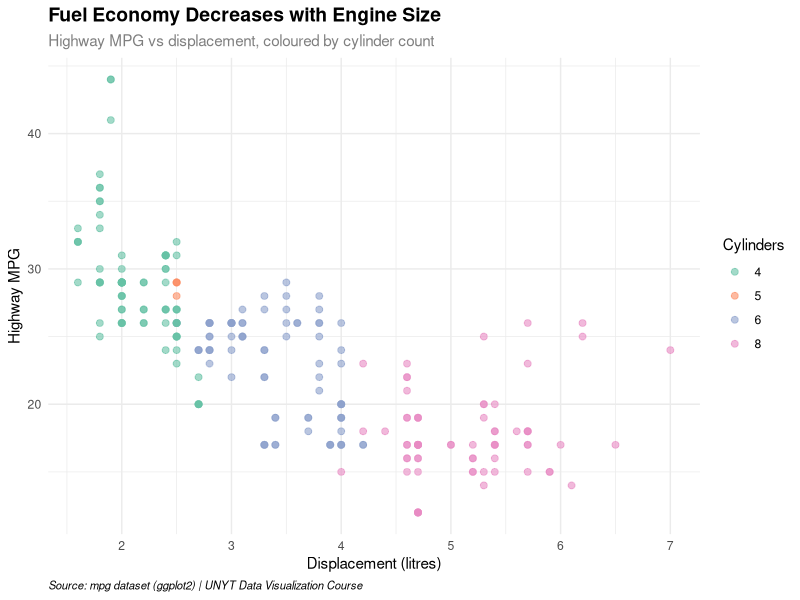
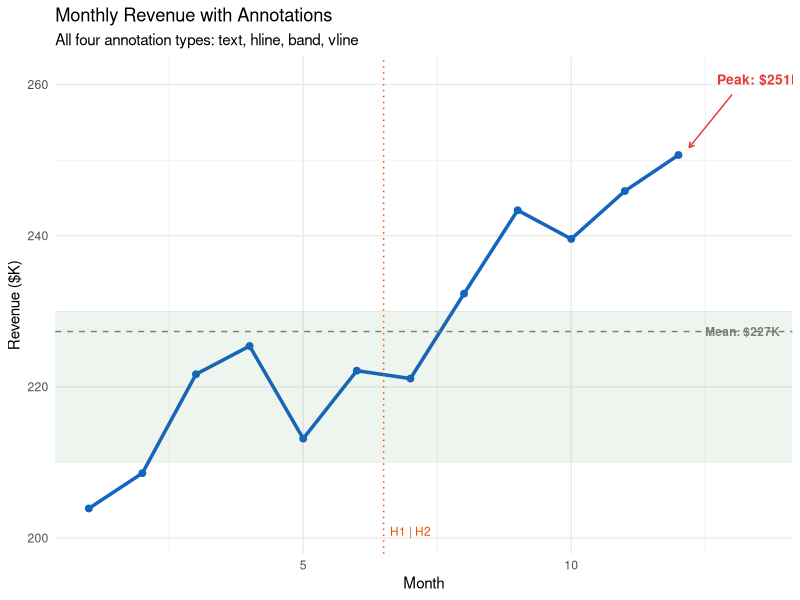
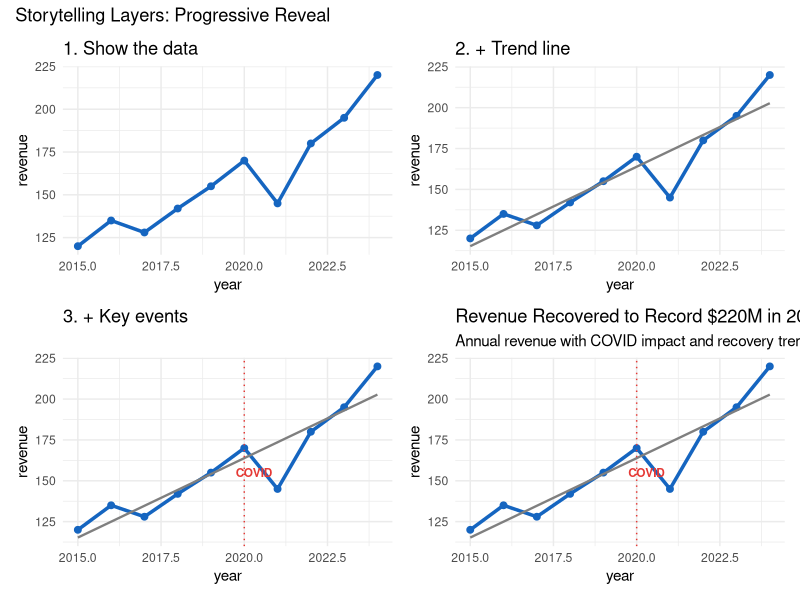
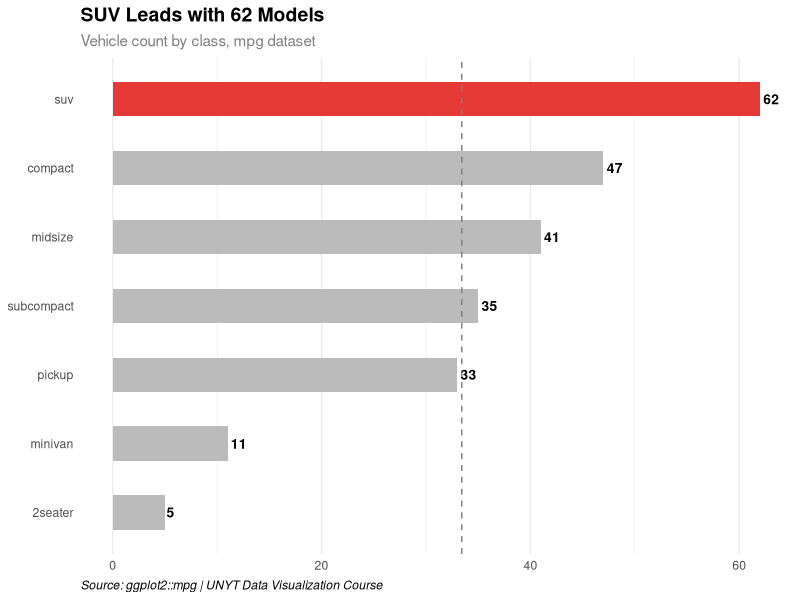
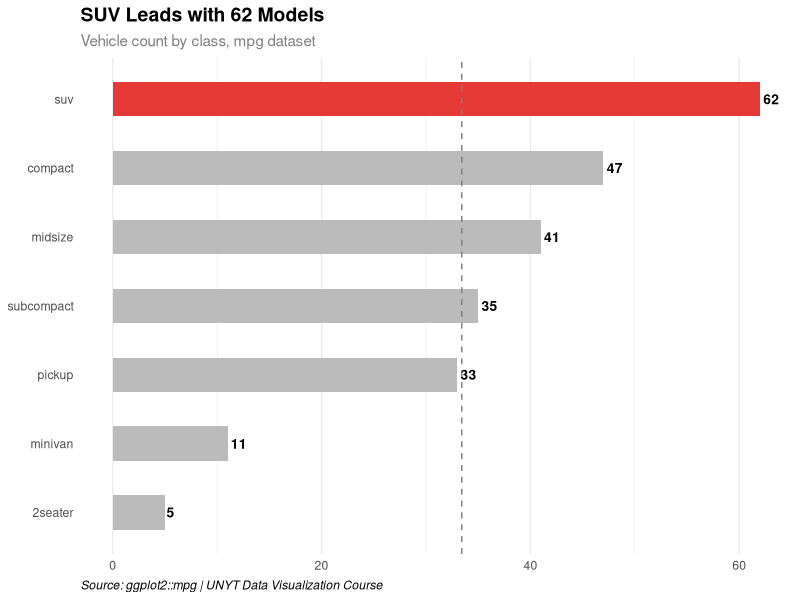

These figures' R source, in order:
# ============================================================
# Workshop 2 — Module 8: labs(), Annotations & Storytelling
# R Demonstration Script — UNYT Tirana
# ============================================================
library(tidyverse)
library(patchwork)
dir.create("output", showWarnings = FALSE)

# ── 1. LABS() — full label set ────────────────────────────
p_labs <- ggplot(mpg, aes(x = displ, y = hwy, color = factor(cyl))) +
  geom_point(alpha = 0.6, size = 2) +
  labs(
    title = "Fuel Economy Decreases with Engine Size",
    subtitle = "Highway MPG vs displacement, coloured by cylinder count",
    caption = "Source: mpg dataset (ggplot2) | UNYT Data Visualization Course",
    x = "Displacement (litres)",
    y = "Highway MPG",
    color = "Cylinders"
  ) +
  scale_color_brewer(palette = "Set2") +
  theme_minimal(base_size = 11) +
  theme(
    plot.title = element_text(face = "bold", size = 14),
    plot.subtitle = element_text(color = "grey50"),
    plot.caption = element_text(face = "italic", hjust = 0, size = 8)
  )
ggsave("output/labs_full.png", p_labs, width = 7, height = 5, dpi = 300)

# ── 2. ANNOTATION TYPES ──────────────────────────────────
set.seed(33)
ts <- tibble(month = 1:12, revenue = cumsum(rnorm(12, 5, 8)) + 200)
mean_rev <- mean(ts$revenue)
peak <- ts |> slice_max(revenue, n = 1)

p_annotated <- ggplot(ts, aes(x = month, y = revenue)) +
  geom_line(color = "#1565C0", linewidth = 1.2) +
  geom_point(color = "#1565C0", size = 2) +
  # Reference line (mean)
  geom_hline(yintercept = mean_rev, linetype = "dashed", color = "grey50") +
  annotate("text", x = 12.5, y = mean_rev, label = paste0("Mean: $", round(mean_rev), "K"),
           size = 3, color = "grey50", fontface = "bold", hjust = 0) +
  # Target band
  annotate("rect", xmin = -Inf, xmax = Inf, ymin = 210, ymax = 230,
           alpha = 0.08, fill = "#2E7D32") +
  # Event marker
  geom_vline(xintercept = 6.5, linetype = "dotted", color = "#E65100") +
  annotate("text", x = 7, y = min(ts$revenue) - 3, label = "H1 | H2",
           size = 3, color = "#E65100") +
  # Peak callout
  annotate("text", x = peak$month + 1.5, y = peak$revenue + 10,
           label = paste0("Peak: $", round(peak$revenue), "K"),
           fontface = "bold", color = "#E53935", size = 3.5) +
  annotate("segment", x = peak$month + 1, y = peak$revenue + 8,
           xend = peak$month + 0.2, yend = peak$revenue + 1,
           arrow = arrow(length = unit(0.15, "cm")), color = "#E53935") +
  theme_minimal() +
  labs(title = "Monthly Revenue with Annotations",
       subtitle = "All four annotation types: text, hline, band, vline",
       x = "Month", y = "Revenue ($K)")

ggsave("output/annotations.png", p_annotated, width = 8, height = 5, dpi = 300)

# ── 3. STORYTELLING LAYERS — progressive build ───────────
set.seed(77)
ts2 <- tibble(year = 2015:2024,
              revenue = c(120, 135, 128, 142, 155, 170, 145, 180, 195, 220))

p1 <- ggplot(ts2, aes(x = year, y = revenue)) + geom_line(color = "#1565C0", linewidth = 1.2) +
  geom_point(color = "#1565C0", size = 2) + theme_minimal() + labs(title = "1. Show the data")

p2 <- p1 + geom_smooth(method = "lm", se = FALSE, color = "grey50", linewidth = 0.8) +
  labs(title = "2. + Trend line")

p3 <- p2 + geom_vline(xintercept = 2020, linetype = "dotted", color = "#E53935") +
  annotate("text", x = 2020.3, y = 155, label = "COVID", color = "#E53935",
           fontface = "bold", size = 3) +
  labs(title = "3. + Key events")

p4 <- p3 + labs(title = "Revenue Recovered to Record $220M in 2024",
                subtitle = "Annual revenue with COVID impact and recovery trend")

p_story <- (p1 | p2) / (p3 | p4) +
  plot_annotation(title = "Storytelling Layers: Progressive Reveal")
ggsave("output/storytelling.png", p_story, width = 10, height = 7, dpi = 300)

# ── 4. ANNOTATED BAR — complete example ──────────────────
df <- mpg |> count(class) |> mutate(class = fct_reorder(class, n))
mean_n <- mean(df$n)

p_final <- df |>
  mutate(highlight = class == "suv") |>
  ggplot(aes(x = class, y = n, fill = highlight)) +
  geom_col(width = 0.5, show.legend = FALSE) +
  geom_text(aes(label = n), hjust = -0.2, size = 3.5, fontface = "bold") +
  scale_fill_manual(values = c("TRUE" = "#E53935", "FALSE" = "#BBBBBB")) +
  geom_hline(yintercept = mean_n, linetype = "dashed", color = "grey50") +
  coord_flip() +
  labs(title = "SUV Leads with 62 Models",
       subtitle = "Vehicle count by class, mpg dataset",
       caption = "Source: ggplot2::mpg | UNYT Data Visualization Course",
       x = NULL, y = NULL) +
  theme_minimal(base_size = 11) +
  theme(
    plot.title = element_text(face = "bold", size = 14),
    plot.subtitle = element_text(color = "grey50"),
    plot.caption = element_text(face = "italic", hjust = 0),
    panel.grid.major.y = element_blank()
  )
ggsave("output/annotated_bar.png", p_final, width = 7, height = 5, dpi = 300)
ggsave("output/annotated_bar.pdf", p_final, width = 7, height = 5)

cat("\n── All W02-M08 R plots saved ──\n")
